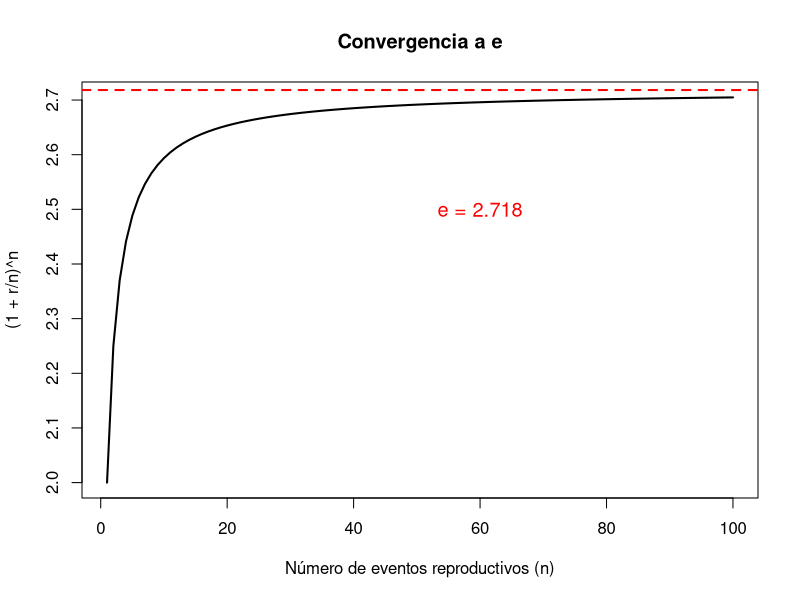
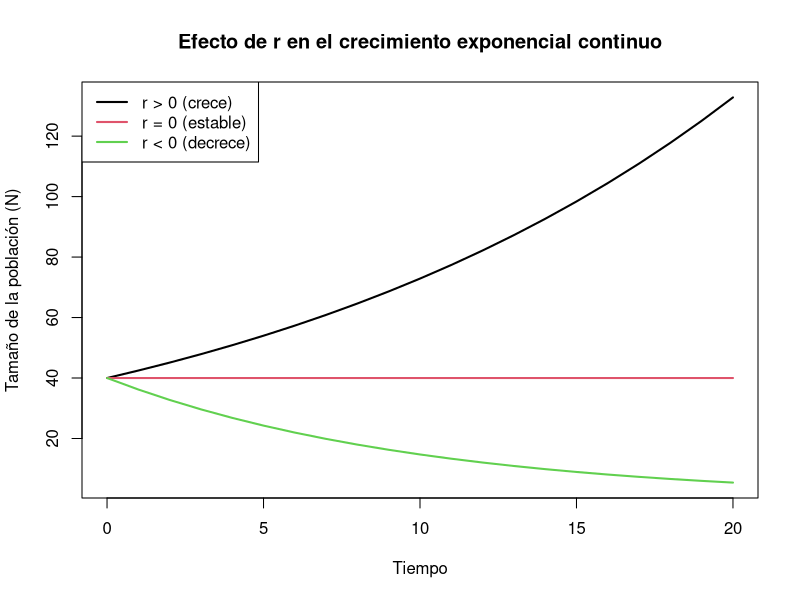
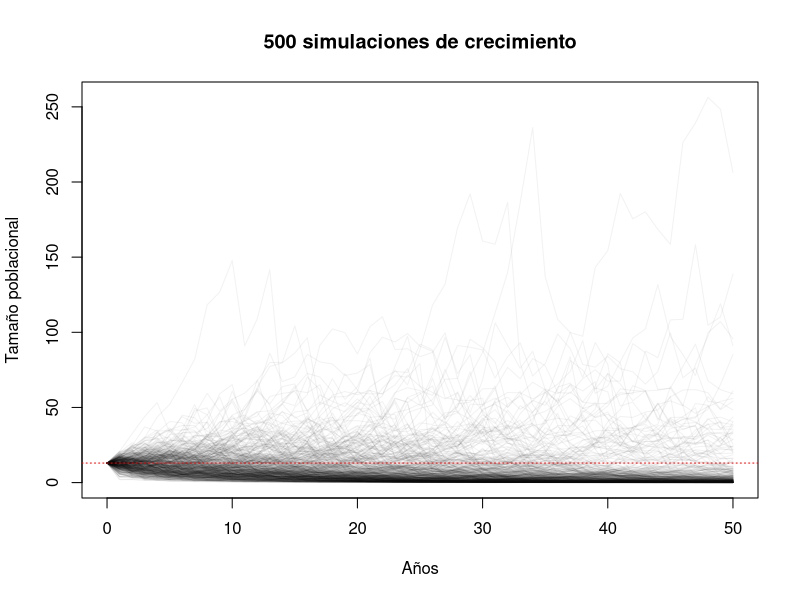
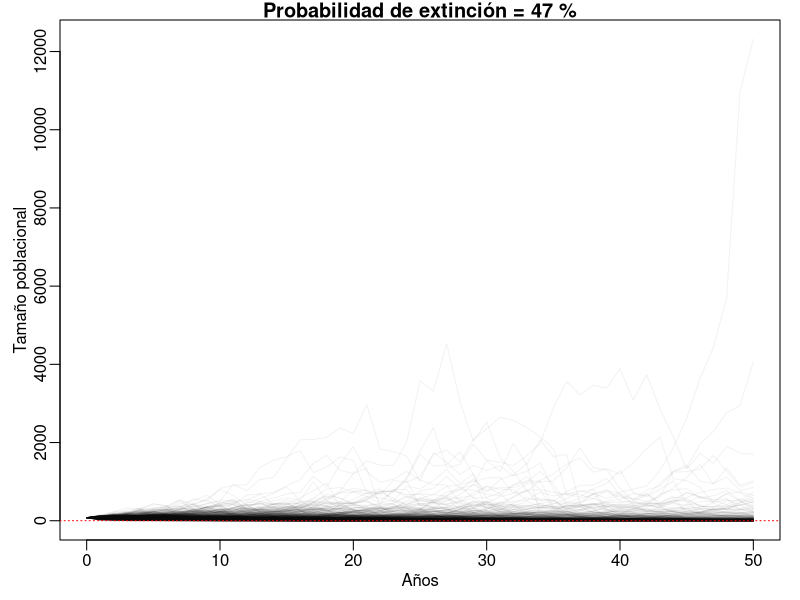
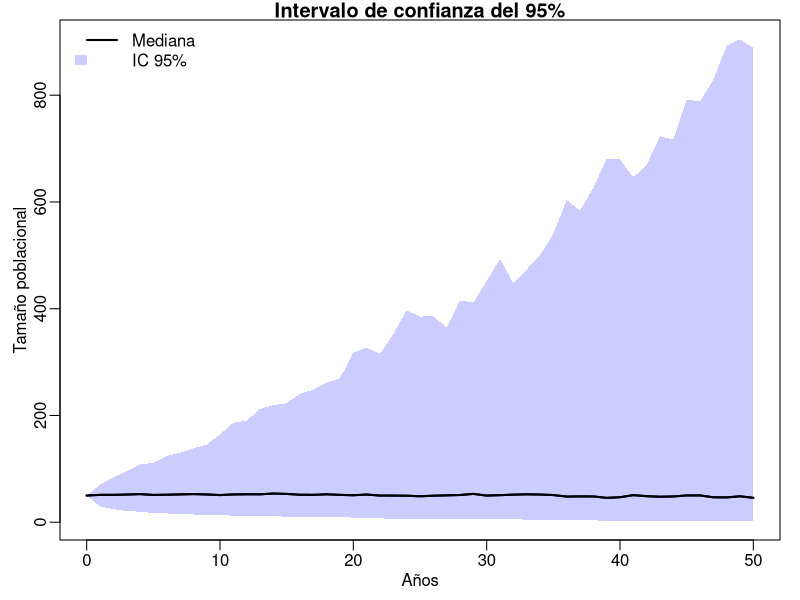
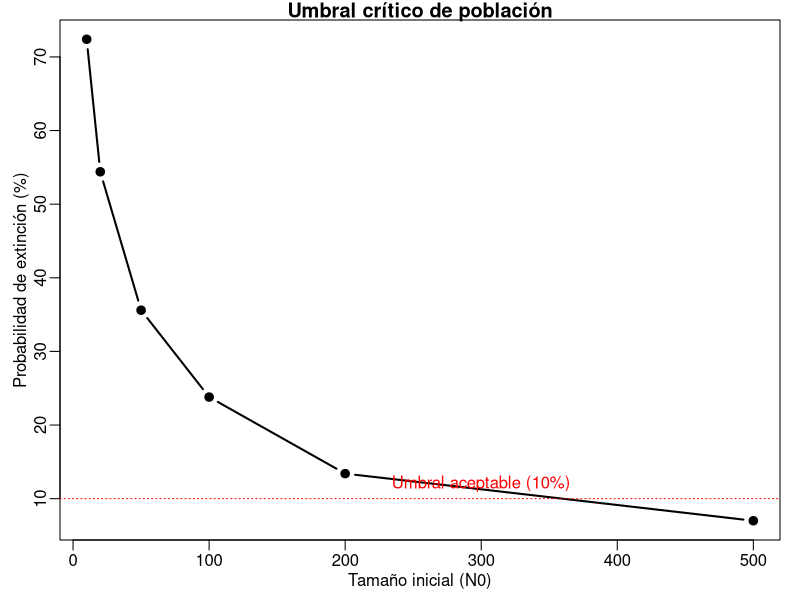

Here is the R script that generated these plots, in order:
## ---- chunk 1
n <- 1:100
rd <- 1
N1 <- (1 + rd/n)^n

plot(n, N1, type = "l", lwd = 2,
     xlab = "Número de eventos reproductivos (n)",
     ylab = "(1 + r/n)^n",
     main = "Convergencia a e")
abline(h = exp(1), lty = 2, col = "red", lwd = 2)
text(60, 2.5, paste("e =", round(exp(1), 3)), col = "red", cex = 1.2)
## ---- chunk 2
crecE <- function(N0, r, t) N0 * exp(r * t)

t <- 0:20
N1 <- crecE(40, 0.06, t)
N2 <- crecE(40, 0, t)
N3 <- crecE(40, -0.1, t)

matplot(t, cbind(N1, N2, N3), type = "l", lty = 1, lwd = 2,
        xlab = "Tiempo", ylab = "Tamaño de la población (N)",
        main = "Efecto de r en el crecimiento exponencial continuo")
legend("topleft", legend = c("r > 0 (crece)", "r = 0 (estable)", "r < 0 (decrece)"),
       col = 1:3, lty = 1, lwd = 2)
## ---- chunk 3
set.seed(42)
años <- 50
N0 <- 13
sims <- 500

lambdas <- rnorm(sims * años, mean = 0.98, sd = 0.25)
lambdas[lambdas < 0] <- 0
lambdas_mat <- matrix(lambdas, nrow = años, ncol = sims)

resultados <- matrix(NA, años + 1, sims)
resultados[1, ] <- N0
for (s in 1:sims) {
  for (t in 1:años) {
    resultados[t + 1, s] <- resultados[t, s] * lambdas_mat[t, s]
  }
}

matplot(0:años, resultados, type = "l", lty = 1,
        col = rgb(0, 0, 0, 0.05),
        xlab = "Años", ylab = "Tamaño poblacional",
        main = "500 simulaciones de crecimiento")
abline(h = N0, lty = 3, col = "red")
## ---- chunk 4
set.seed(62)
sims <- 1000
años <- 50
N0 <- 78

resultados_ext <- matrix(NA, años + 1, sims)
resultados_ext[1, ] <- N0

for (s in 1:sims) {
  lambdas <- rnorm(años, mean = 0.98, sd = 0.3)
  lambdas[lambdas < 0] <- 0
  for (t in 1:años) {
    resultados_ext[t + 1, s] <- resultados_ext[t, s] * lambdas[t]
    if (resultados_ext[t + 1, s] < 1) {
      resultados_ext[(t + 1):(años + 1), s] <- 0
      break
    }
  }
}

extintas <- sum(resultados_ext[años + 1, ] == 0)
prob_ext <- extintas / sims

par(mar =c(3,3,1,1), mgp = c(1.5,0.5,0))
matplot(0:años, resultados_ext, type = "l", lty = 1,
        col = rgb(0, 0, 0, 0.05),
        xlab = "Años", ylab = "Tamaño poblacional",
        main = paste("Probabilidad de extinción =", round(prob_ext * 100, 1), "%"))
abline(h = 1, lty = 3, col = "red")
## ---- chunk 5
set.seed(42)
sims <- 500
años <- 50
N0 <- 50

resultados2 <- matrix(NA, años + 1, sims)
resultados2[1, ] <- N0

for (s in 1:sims) {
  lambdas <- rnorm(años, mean = 1.02, sd = 0.2)
  lambdas[lambdas < 0] <- 0
  for (t in 1:años) {
    resultados2[t + 1, s] <- resultados2[t, s] * lambdas[t]
  }
}

p_inf <- apply(resultados2, 1, quantile, probs = 0.025)
p_sup <- apply(resultados2, 1, quantile, probs = 0.975)
p_med <- apply(resultados2, 1, quantile, probs = 0.5)

par(mar =c(3,3,1,1), mgp = c(1.5,0.5,0))

plot(0:años, p_med, type = "l", lwd = 2,
     ylim = range(c(p_inf, p_sup)),
     xlab = "Años", ylab = "Tamaño poblacional",
     main = "Intervalo de confianza del 95%")
polygon(c(0:años, rev(0:años)), c(p_inf, rev(p_sup)),
        col = rgb(0, 0, 1, 0.2), border = NA)
lines(0:años, p_med, lwd = 2)
legend("topleft", legend = c("Mediana", "IC 95%"),
       lwd = c(2, NA), fill = c(NA, rgb(0, 0, 1, 0.2)),
       border = c(NA, NA), bty = "n")
## ---- chunk 6
set.seed(42)
sims <- 500
años <- 50

N0_vals <- c(10, 20, 50, 100, 200, 500)
probs <- numeric(length(N0_vals))

for (i in seq_along(N0_vals)) {
  ext <- 0
  for (s in 1:sims) {
    N <- N0_vals[i]
    for (t in 1:años) {
      lambda <- rnorm(1, mean = 0.98, sd = 0.25)
      if (lambda < 0) lambda <- 0
      N <- N * lambda
      if (N < 1) { ext <- ext + 1; break }
    }
  }
  probs[i] <- ext / sims
}
par(mar =c(3,3,1,1), mgp = c(1.5,0.5,0))

plot(N0_vals, probs * 100, type = "b", pch = 19, lwd = 2,
     xlab = "Tamaño inicial (N0)", ylab = "Probabilidad de extinción (%)",
     main = "Umbral crítico de población")
abline(h = 10, lty = 3, col = "red")
text(300, 12, "Umbral aceptable (10%)", col = "red")
